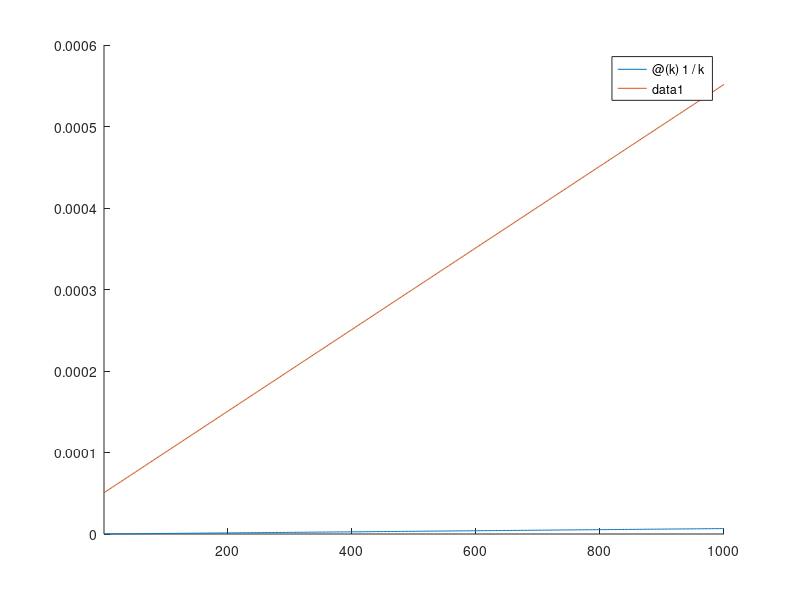

Reproduce this figure in MATLAB. (Note: this script raises an error after producing the figure.)
% y1 = 1 / k;
% y2 = 100 / (100 + k);
% y3 = (1 + log(k)) / k;
% y4 = (1 + 5 * log(k)) / k;
% y5 = exp(-0.001*k);

hold on
fplot(@(k) 1 / k,[1 1000])
fplot(@(k) 100 / (100 + k),[1 1000])
fplot(@(k) (1 + log(k)) / k,[1 1000])
fplot(@(k) (1 + 5 * log(k)) / k,[1 1000])
fplot(@(k) exp(-0.001*k),[1 1000])
hold off
legend('1/k','100 / (100 + k)','(1 + log(k)) / k','(1 + 5 * log(k)) / k','exp(-0.001*k)')

